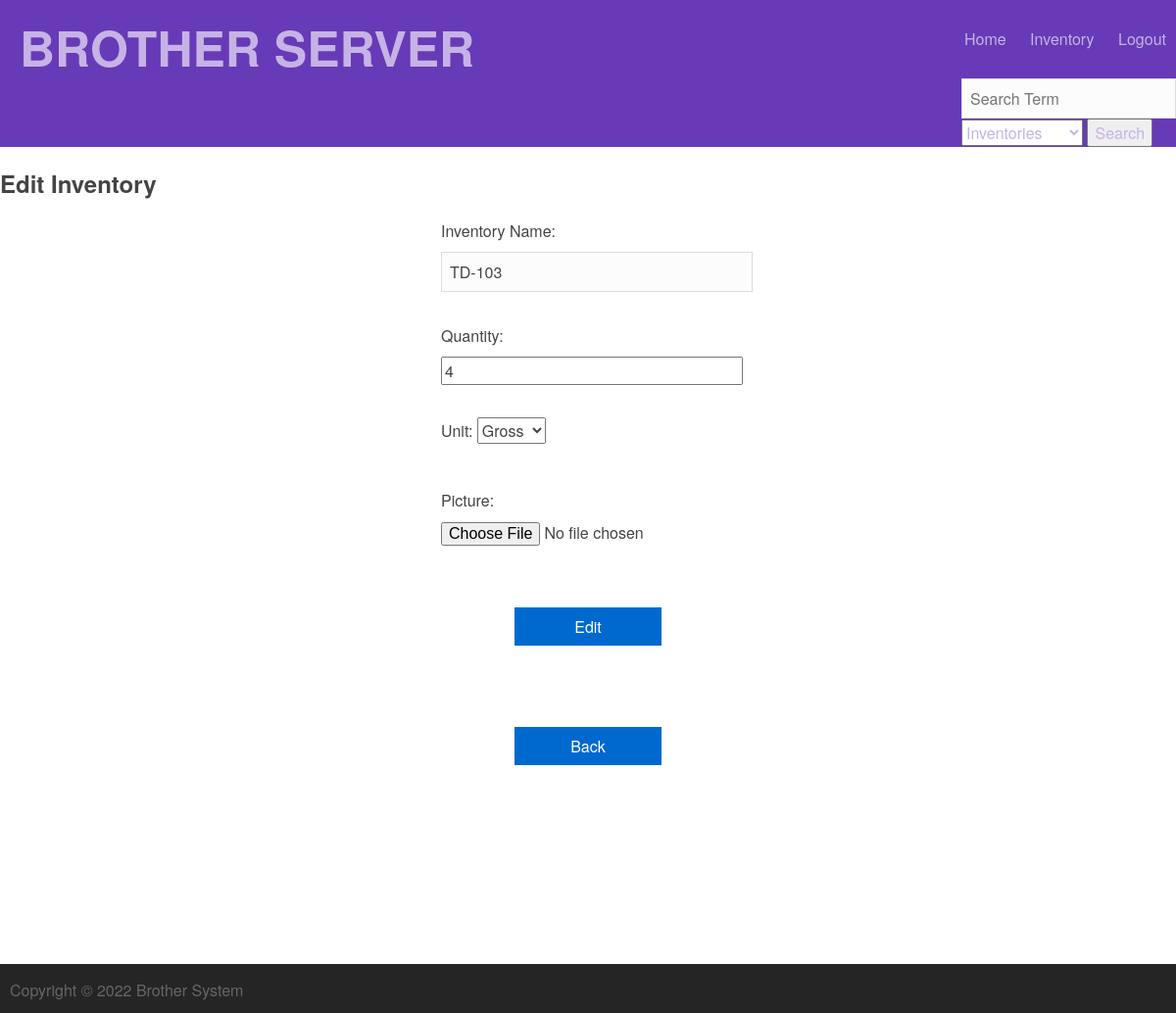
Before: /inventory/5/edit (signed in) with the older database file.
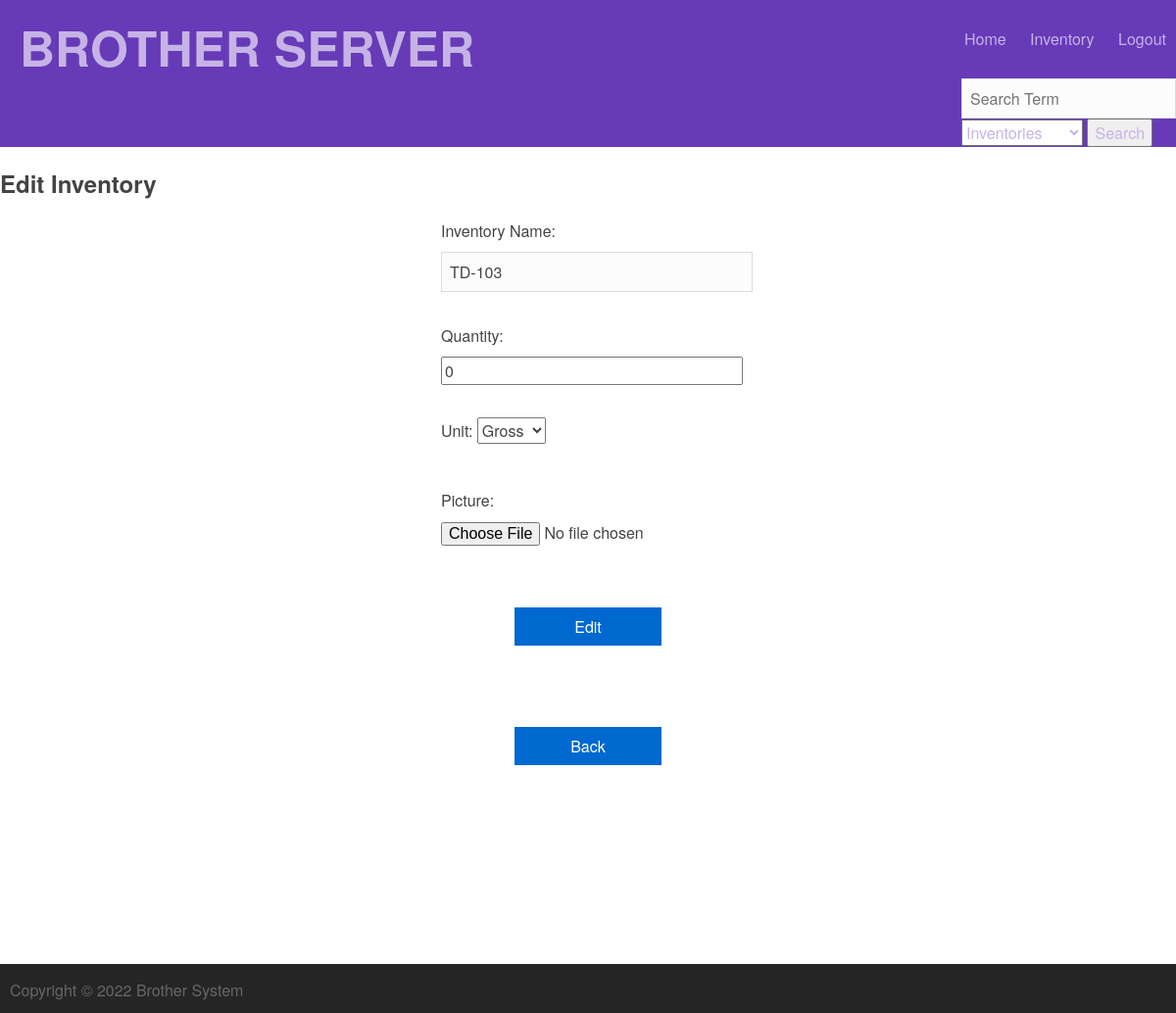
After: the same page with the newer database file.
### tables this page shows
CREATE TABLE Inventory(
            inventory_id INTEGER PRIMARY KEY AUTOINCREMENT,
            inventoryname TEXT,
            quantity INT,
            description TEXT);

### run.py (the view)
@app.route('/inventory/<inventory_id>/edit', methods=['POST', 'GET'])
def edit(inventory_id):
    if ('logged_in' not in session or not session['logged_in']):
        return redirect(url_for('/login'))
    page['title'] = 'Inventory edit'
    newdict = {}
    if(request.method == 'POST'):
        if ('inventoryname' not in request.form):
            newdict['inventoryname'] = 'Empty Inventory Name'
        else:
            newdict['inventoryname'] = request.form['inventoryname']
        if ('quantity' not in request.form):
            newdict['quantity'] = 'Empty quantity'
        else:
            newdict['quantity'] = request.form['quantity']
        if ('description' not in request.form):
            newdict['description'] = 'Empty description/unit field'
        else:
            newdict['description'] = request.form['description']
        if request.files['picture'] is None:
            file = None
        else:
            file = request.files['picture']
            if file and allowed_file(file.filename):
                filename = secure_filename(file.filename)
                file.save(os.path.join(app.config['UPLOAD_FOLDER'], filename))
                newdict['picture'] = file.filename
            else:
                file = None
        item = myDatabase.select_inventory(inventory_id)
        quantity_before = int(item[0]['quantity'])
        quantity_now = int(newdict['quantity'])
        current_total = quantity_now - quantity_before
        if (current_total == 0):
            pass
        else:
            time_now = datetime.now()
            if (current_total < 0):
                myDatabase.add_to_history(session['user_id'], inventory_id, quantity_before, quantity_now, current_total, time_now.strftime("%Y-%m-%d %H:%M:%S"))
            elif (current_total > 0):
                myDatabase.add_to_history(session['user_id'], inventory_id, quantity_before, quantity_now, current_total, time_now.strftime("%Y-%m-%d %H:%M:%S"))
        if file is None:
            print("ENTERED HERE")
            myDatabase.update_inventory(inventory_id, newdict['inventoryname'], newdict['quantity'], newdict['description'])
        else:
            myDatabase.update_inventory(inventory_id, newdict['inventoryname'], newdict['quantity'], newdict['description'], newdict['picture'])
        page['bar'] = True
        flash("Updated Successfully")
        return redirect(url_for('list_inventories'))
    else:
        inventory = None
        inventory = myDatabase.select_inventory(inventory_id)
        if inventory == None:
            inventory = []
            appropriateDescription = []
        else:
            description = inventory[0]['description']
            appropriateDescription = display_appropriate_optionvalues(description)
        return render_template('edit.html',
                                user=session,
                                page=page,
                                inventory=inventory,
                                appropriateDescription=appropriateDescription)

### database.py (called while the page is built)
    def execute(self, sql_string):
        out = None
        for string in sql_string.split(";"):
            try:
                out = self.cur.execute(string)
            except sqlite3.DatabaseError as e:
                print("database error:{}".format(e))
                pass
        return out

    def select_inventory(self, inventory_id):
        sql_query = """
                SELECT inv.inventory_id, inv.inventoryname, inv.quantity, inv.description, im.filename
                FROM Inventory inv INNER JOIN Images im
                ON inv.inventory_id = im.inventory_id
                Where inv.inventory_id = {inventory_id}
            """.format(inventory_id=inventory_id)
        result = []
        self.execute(sql_query)
        cols = [a[0] for a in self.cur.description]
        returning = self.cur.fetchall()
        for row in returning:
            result.append({a:b for a,b in zip(cols, row)})
        return result

### run.py (called while the page is built)
@app.before_request
def make_session_new():
    session.permanent = True
    app.permanent_session_lifetime = timedelta(minutes=45)
    session.modified = True

### templates/edit.html (shortened to what this page needs)
{% include 'top.html' %}
<div class="content">
        <h2 class="title"> Edit Inventory </h2>
        <form class="login" method="POST" action="{{ url_for('edit', inventory_id=inventory[0].inventory_id) }}" enctype="multipart/form-data">
            Inventory Name: <input type="text" name="inventoryname" value="{{ inventory[0].inventoryname }}" placeholder="Barang" autofocus required>
            <br/>
            Quantity: <input type="number" name="quantity" value="{{ inventory[0].quantity }}" placeholder="Total Stock" autofocus required>
            <br/>
            Unit:
            <select name="description">
            {% for description in appropriateDescription %}
                <option value="{{ description }}">{{ description }}</option>
            {% endfor %}
            </select>
            <br/>
            <br/>
            <br/>
            Picture: <input type="file" name="picture" autofocus>
            <br/>
            <button class="flat" type="submit">Edit</button>
            <br/>
        </form>
        <form class="login" action="{{url_for('list_inventories')}}">
            <button class="flat" type="submit">Back</button>
           </form>
        <br/>
</div>
{% include 'bottom.html'%}

Changed rows visible on the page:
changed Inventory "TD-103": quantity "4" → "0"
